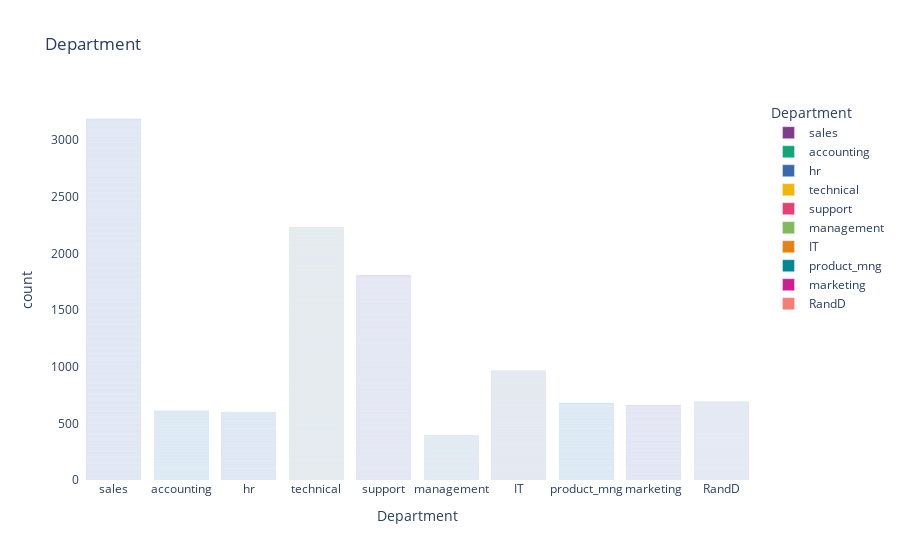

Here is the notebook cell this chart was saved with:
### Code cell
# draw bar graphs for department and salary features using seaborn library
fig = px.bar(df, x='Department', title='Department', color='Department', 
             color_discrete_sequence=px.colors.qualitative.Bold, opacity=1.0)
fig.update_layout(plot_bgcolor='rgba(0,0,0,0)')
fig.show()

# draw bar graph for salary feature using seaborn library
plt.figure(figsize=(10, 6))
sns.barplot(x='salary', y='satisfaction_level', data=df, palette='viridis')
plt.title('Satisfaction Level by Salary')
plt.xlabel('Salary')
plt.ylabel('Satisfaction Level')
plt.show()

### Figure 1 — Plotly figure (JSON) as saved in the notebook; plotly's stock layout.template omitted (floating-point values rounded to 4 significant figures; data arrays with more than 128 entries replaced by an {"elided": "..."} marker saying what was removed)
{"data": [{"alignmentgroup": "True", "hovertemplate": "Department=%{x}<br>count=%{y}<extra></extra>", "legendgroup": "sales", "marker": {"color": "rgb(127, 60, 141)", "opacity": 1, "pattern": {"shape": ""}}, "name": "sales", "offsetgroup": "sales", "orientation": "v", "showlegend": true, "textposition": "auto", "type": "bar", "x": {"elided": "3186 str values"}, "xaxis": "x", "y": {"elided": "3186 int values"}, "yaxis": "y"}, {"alignmentgroup": "True", "hovertemplate": "Department=%{x}<br>count=%{y}<extra></extra>", "legendgroup": "accounting", "marker": {"color": "rgb(17, 165, 121)", "opacity": 1, "pattern": {"shape": ""}}, "name": "accounting", "offsetgroup": "accounting", "orientation": "v", "showlegend": true, "textposition": "auto", "type": "bar", "x": {"elided": "609 str values"}, "xaxis": "x", "y": {"elided": "609 int values"}, "yaxis": "y"}, {"alignmentgroup": "True", "hovertemplate": "Department=%{x}<br>count=%{y}<extra></extra>", "legendgroup": "hr", "marker": {"color": "rgb(57, 105, 172)", "opacity": 1, "pattern": {"shape": ""}}, "name": "hr", "offsetgroup": "hr", "orientation": "v", "showlegend": true, "textposition": "auto", "type": "bar", "x": {"elided": "598 str values"}, "xaxis": "x", "y": {"elided": "598 int values"}, "yaxis": "y"}, {"alignmentgroup": "True", "hovertemplate": "Department=%{x}<br>count=%{y}<extra></extra>", "legendgroup": "technical", "marker": {"color": "rgb(242, 183, 1)", "opacity": 1, "pattern": {"shape": ""}}, "name": "technical", "offsetgroup": "technical", "orientation": "v", "showlegend": true, "textposition": "auto", "type": "bar", "x": {"elided": "2229 str values"}, "xaxis": "x", "y": {"elided": "2229 int values"}, "yaxis": "y"}, {"alignmentgroup": "True", "hovertemplate": "Department=%{x}<br>count=%{y}<extra></extra>", "legendgroup": "support", "marker": {"color": "rgb(231, 63, 116)", "opacity": 1, "pattern": {"shape": ""}}, "name": "support", "offsetgroup": "support", "orientation": "v", "showlegend": true, "textposition": "auto", "type": "bar", "x": {"elided": "1802 str values"}, "xaxis": "x", "y": {"elided": "1802 int values"}, "yaxis": "y"}, {"alignmentgroup": "True", "hovertemplate": "Department=%{x}<br>count=%{y}<extra></extra>", "legendgroup": "management", "marker": {"color": "rgb(128, 186, 90)", "opacity": 1, "pattern": {"shape": ""}}, "name": "management", "offsetgroup": "management", "orientation": "v", "showlegend": true, "textposition": "auto", "type": "bar", "x": {"elided": "393 str values"}, "xaxis": "x", "y": {"elided": "393 int values"}, "yaxis": "y"}, {"alignmentgroup": "True", "hovertemplate": "Department=%{x}<br>count=%{y}<extra></extra>", "legendgroup": "IT", "marker": {"color": "rgb(230, 131, 16)", "opacity": 1, "pattern": {"shape": ""}}, "name": "IT", "offsetgroup": "IT", "orientation": "v", "showlegend": true, "textposition": "auto", "type": "bar", "x": {"elided": "963 str values"}, "xaxis": "x", "y": {"elided": "963 int values"}, "yaxis": "y"}, {"alignmentgroup": "True", "hovertemplate": "Department=%{x}<br>count=%{y}<extra></extra>", "legendgroup": "product_mng", "marker": {"color": "rgb(0, 134, 149)", "opacity": 1, "pattern": {"shape": ""}}, "name": "product_mng", "offsetgroup": "product_mng", "orientation": "v", "showlegend": true, "textposition": "auto", "type": "bar", "x": {"elided": "677 str values"}, "xaxis": "x", "y": {"elided": "677 int values"}, "yaxis": "y"}, {"alignmentgroup": "True", "hovertemplate": "Department=%{x}<br>count=%{y}<extra></extra>", "legendgroup": "marketing", "marker": {"color": "rgb(207, 28, 144)", "opacity": 1, "pattern": {"shape": ""}}, "name": "marketing", "offsetgroup": "marketing", "orientation": "v", "showlegend": true, "textposition": "auto", "type": "bar", "x": {"elided": "657 str values"}, "xaxis": "x", "y": {"elided": "657 int values"}, "yaxis": "y"}, {"alignmentgroup": "True", "hovertemplate": "Department=%{x}<br>count=%{y}<extra></extra>", "legendgroup": "RandD", "marker": {"color": "rgb(249, 123, 114)", "opacity": 1, "pattern": {"shape": ""}}, "name": "RandD", "offsetgroup": "RandD", "orientation": "v", "showlegend": true, "textposition": "auto", "type": "bar", "x": {"elided": "689 str values"}, "xaxis": "x", "y": {"elided": "689 int values"}, "yaxis": "y"}], "layout": {"barmode": "relative", "legend": {"title": {"text": "Department"}, "tracegroupgap": 0}, "plot_bgcolor": "rgba(0,0,0,0)", "title": {"text": "Department"}, "xaxis": {"anchor": "y", "categoryarray": ["sales", "accounting", "hr", "technical", "support", "management", "IT", "product_mng", "marketing", "RandD"], "categoryorder": "array", "domain": [0, 1], "title": {"text": "Department"}}, "yaxis": {"anchor": "x", "domain": [0, 1], "title": {"text": "count"}}}}
